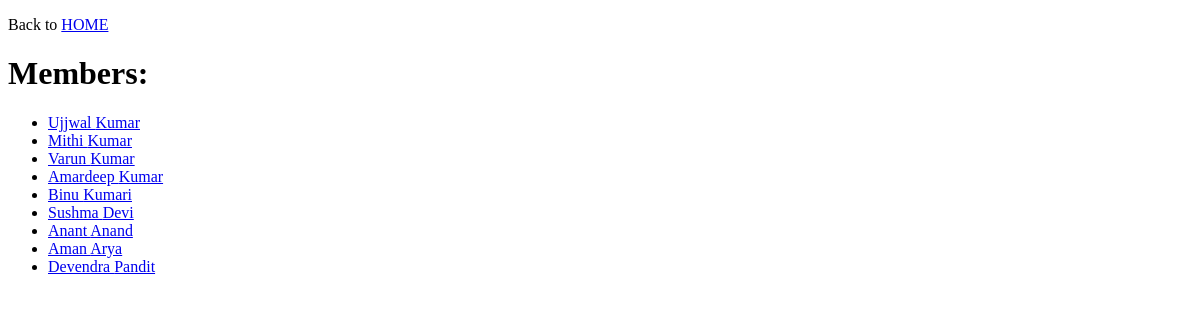
/members/, run on an earlier commit of the app's database.
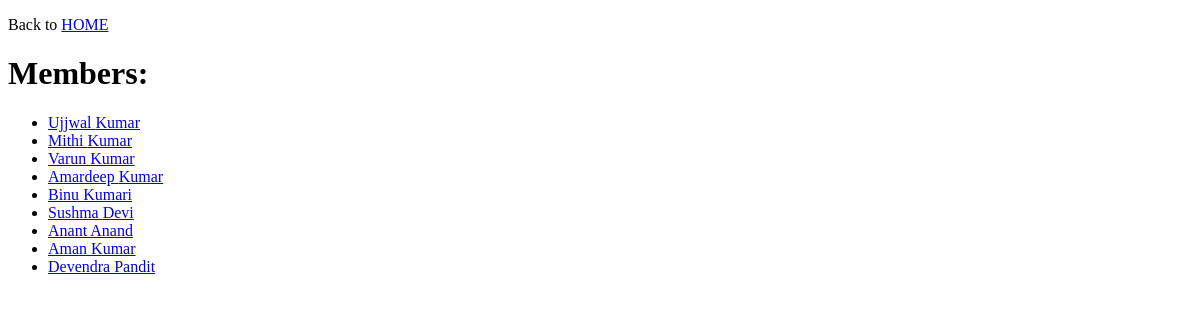
And on a later commit of the database.
### members/models.py (models this page shows, shortened)
class Member(models.Model):
    first_name = models.CharField(max_length=255)
    last_name = models.CharField(max_length=255)
    dob = models.DateField(null=True)
    phone = models.IntegerField(null=True)
    gender = models.CharField(max_length=12, null=True)
    address = models.CharField(max_length=255, null=True)

### members/views.py (the view)
# urls.py: path('members/', views.member, name='members'),
def member(request):
    mymembers = Member.objects.all().values()
    template = loader.get_template('all_members.html')
    context = {
        "mymembers": mymembers,
    }
    return HttpResponse(template.render(context,request))

### members/templates/all_members.html (shortened to what this page needs)
{% extends "master.html" %}
{% block content %}
<p>Back to <a href="/">HOME</a></p>
<h1>Members:</h1>
<ul>
    {% for member in mymembers %}
    <li><a href="details/{{member.id}}">{{member.first_name}} {{member.last_name}}</a></li>
    {% endfor %}
</ul>
{% endblock %}

What changed in the data, as far as the page shows it:
changed Member "Aman": last_name "Arya" → "Kumar"
